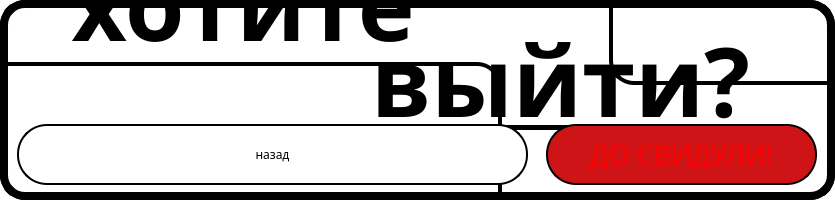
<?xml version="1.0" encoding="UTF-8"?>
<ui version="4.0">
 <class>vohod</class>
 <widget class="QMainWindow" name="vohod">
  <property name="geometry">
   <rect>
    <x>0</x>
    <y>0</y>
    <width>835</width>
    <height>200</height>
   </rect>
  </property>
  <property name="windowTitle">
   <string>MainWindow</string>
  </property>
  <property name="styleSheet">
   <string notr="true">background-color: rgb(255, 255, 255);
  border:8px solid #000000;
  border-radius: 25px;
</string>
  </property>
  <widget class="QWidget" name="centralwidget">
   <widget class="QPushButton" name="nazad">
    <property name="geometry">
     <rect>
      <x>17</x>
      <y>124</y>
      <width>511</width>
      <height>61</height>
     </rect>
    </property>
    <property name="font">
     <font>
      <family>SETxt</family>
      <pointsize>9</pointsize>
     </font>
    </property>
    <property name="styleSheet">
     <string notr="true">color: rgb(0, 0, 0);
  border:2px solid #000000;
  border-radius: 30px;
padding-left: 0px;
padding-up: 40px;
background-color: rgb(255, 255, 255);</string>
    </property>
    <property name="text">
     <string>назад</string>
    </property>
   </widget>
   <widget class="QLabel" name="label_4">
    <property name="geometry">
     <rect>
      <x>320</x>
      <y>10</y>
      <width>481</width>
      <height>141</height>
     </rect>
    </property>
    <property name="font">
     <font>
      <family>SETxt</family>
      <pointsize>70</pointsize>
      <weight>50</weight>
      <bold>false</bold>
     </font>
    </property>
    <property name="styleSheet">
     <string notr="true">  border:0px solid #000000;
background-color: qlineargradient(spread:pad, x1:0, y1:0.483409, x2:1, y2:0.363, stop:0 rgba(255, 255, 255, 0), stop:1 rgba(187, 187, 187, 0));
  border-radius: 30 px;
color: rgb(0, 0, 0);
</string>
    </property>
    <property name="text">
     <string>&lt;html&gt;&lt;head/&gt;&lt;body&gt;&lt;p align=&quot;center&quot;&gt;&lt;span style=&quot; font-size:72pt; font-weight:600; text-decoration: underline;&quot;&gt;выйти?&lt;/span&gt;&lt;/p&gt;&lt;/body&gt;&lt;/html&gt;</string>
    </property>
   </widget>
   <widget class="QLabel" name="label_6">
    <property name="geometry">
     <rect>
      <x>609</x>
      <y>-116</y>
      <width>511</width>
      <height>201</height>
     </rect>
    </property>
    <property name="font">
     <font>
      <family>SETxt</family>
      <pointsize>20</pointsize>
      <weight>75</weight>
      <bold>true</bold>
      <strikeout>false</strikeout>
      <stylestrategy>PreferAntialias</stylestrategy>
      <kerning>true</kerning>
     </font>
    </property>
    <property name="styleSheet">
     <string notr="true">  background-color: #ffffff;
  border:4px solid #000000;
  border-radius: 25px;
background-color: qlineargradient(spread:reflect, x1:0.379538, y1:0.568, x2:0.581, y2:0.544682, stop:0 rgba(255, 255, 255, 0), stop:1 rgba(187, 187, 187, 0));
color: rgb(0, 0, 0);</string>
    </property>
    <property name="text">
     <string notr="true"/>
    </property>
    <property name="textFormat">
     <enum>Qt::PlainText</enum>
    </property>
    <property name="scaledContents">
     <bool>false</bool>
    </property>
   </widget>
   <widget class="QLabel" name="label_3">
    <property name="geometry">
     <rect>
      <x>10</x>
      <y>-66</y>
      <width>491</width>
      <height>141</height>
     </rect>
    </property>
    <property name="font">
     <font>
      <family>SETxt</family>
      <pointsize>70</pointsize>
      <weight>50</weight>
      <bold>false</bold>
     </font>
    </property>
    <property name="styleSheet">
     <string notr="true">  border:0px solid #000000;
background-color: qlineargradient(spread:pad, x1:0, y1:0.483409, x2:1, y2:0.363, stop:0 rgba(255, 255, 255, 0), stop:1 rgba(187, 187, 187, 0));
  border-radius: 30 px;
color: rgb(0, 0, 0);
</string>
    </property>
    <property name="text">
     <string>&lt;html&gt;&lt;head/&gt;&lt;body&gt;&lt;p align=&quot;center&quot;&gt;&lt;span style=&quot; font-size:72pt; font-weight:600;&quot;&gt;хотите &lt;/span&gt;&lt;/p&gt;&lt;/body&gt;&lt;/html&gt;</string>
    </property>
   </widget>
   <widget class="QPushButton" name="vihod">
    <property name="geometry">
     <rect>
      <x>546</x>
      <y>124</y>
      <width>271</width>
      <height>61</height>
     </rect>
    </property>
    <property name="font">
     <font>
      <family>SETxt</family>
      <pointsize>20</pointsize>
     </font>
    </property>
    <property name="styleSheet">
     <string notr="true">  border:2px solid #000000;
  border-radius: 30px;
background-color: rgb(207, 20, 23);
color: rgb(255, 0, 0);</string>
    </property>
    <property name="text">
     <string>ДО СВИДУЛИ!</string>
    </property>
   </widget>
   <widget class="QLabel" name="label_5">
    <property name="geometry">
     <rect>
      <x>-19</x>
      <y>62</y>
      <width>521</width>
      <height>231</height>
     </rect>
    </property>
    <property name="font">
     <font>
      <family>SETxt</family>
      <pointsize>20</pointsize>
      <weight>75</weight>
      <bold>true</bold>
      <strikeout>false</strikeout>
      <stylestrategy>PreferAntialias</stylestrategy>
      <kerning>true</kerning>
     </font>
    </property>
    <property name="styleSheet">
     <string notr="true">  background-color: #ffffff;
  border:4px solid #000000;
  border-radius: 25px;
background-color: qlineargradient(spread:reflect, x1:0.379538, y1:0.568, x2:0.581, y2:0.544682, stop:0 rgba(255, 255, 255, 0), stop:1 rgba(187, 187, 187, 0));
color: rgb(0, 0, 0);</string>
    </property>
    <property name="text">
     <string notr="true"/>
    </property>
    <property name="textFormat">
     <enum>Qt::PlainText</enum>
    </property>
    <property name="scaledContents">
     <bool>false</bool>
    </property>
   </widget>
   <zorder>label_4</zorder>
   <zorder>label_6</zorder>
   <zorder>label_3</zorder>
   <zorder>label_5</zorder>
   <zorder>nazad</zorder>
   <zorder>vihod</zorder>
  </widget>
 </widget>
 <resources/>
 <connections>
  <connection>
   <sender>nazad</sender>
   <signal>clicked()</signal>
   <receiver>vohod</receiver>
   <slot>close()</slot>
   <hints>
    <hint type="sourcelabel">
     <x>214</x>
     <y>135</y>
    </hint>
    <hint type="destinationlabel">
     <x>535</x>
     <y>181</y>
    </hint>
   </hints>
  </connection>
 </connections>
</ui>
